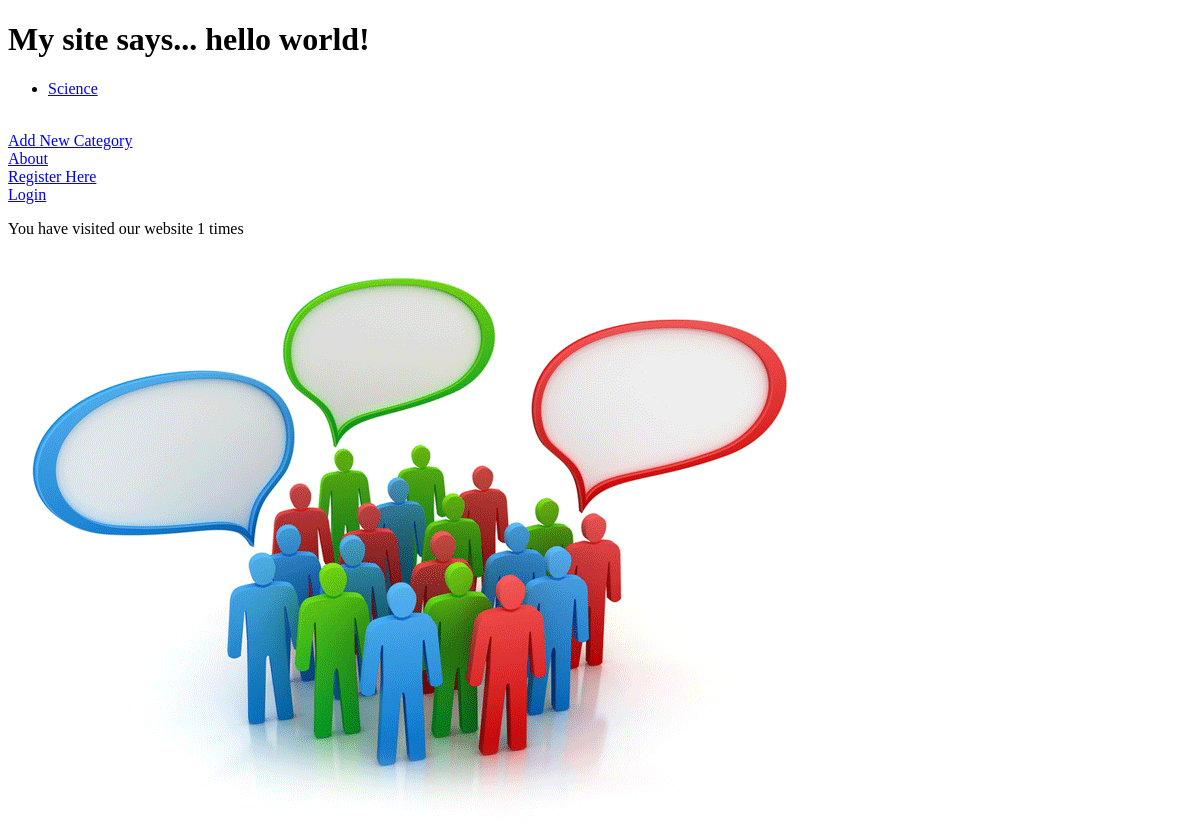
The page /polls/ on the database as committed earlier.
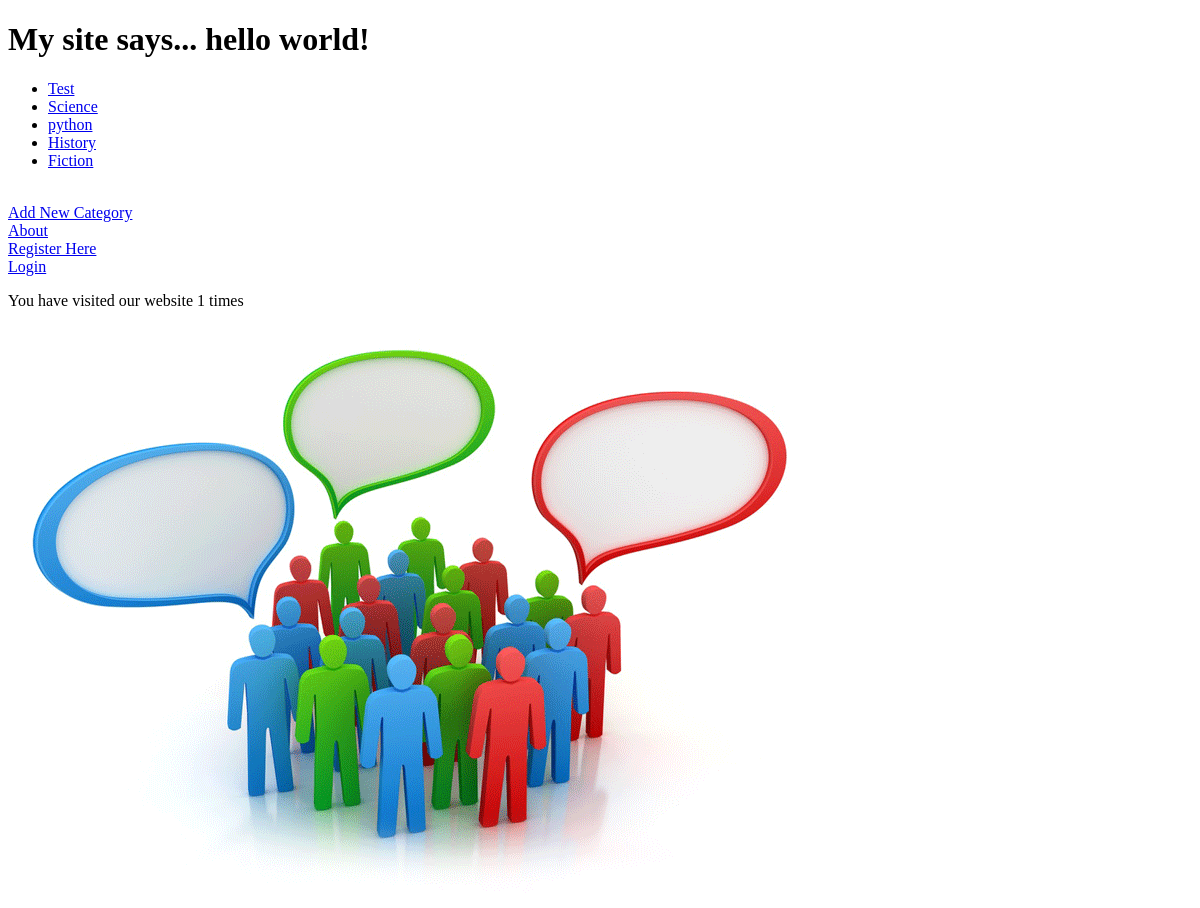
The same page on the database as committed later.
### polls/models.py (models this page shows, shortened)
class Category(models.Model):
    name = models.CharField(max_length=128, unique=True)
    slug = models.SlugField(unique=True)

### polls/views.py (the view)
def index(request):
    category_list = Category.objects.order_by('-slug')[:5]
    context_dict = {'categories': category_list}
    visits = request.session.get('visits')
    if not visits:
        visits = 1
    reset_last_visit_time = False
    last_visit = request.session.get('last_visit')
    if last_visit:
        last_visit_time = datetime.strptime(last_visit[:-7], "%Y-%m-%d %H:%M:%S")
        if (datetime.now() - last_visit_time).seconds > 0:
            visits = visits + 1
            reset_last_visit_time = True
    else:
        reset_last_visit_time = True
    if reset_last_visit_time:
        request.session['last_visit'] = str(datetime.now())
        request.session['visits']  = visits
    context_dict['visits'] = visits
    return render(request, 'polls/index.html', context_dict)

### templates/polls/index.html (shortened to what this page needs)
<!DOCTYPE html>
{% load staticfiles %}
<html>
      <head>
      </head>
      <body>
        {% if user.is_authenticated %}
         <h1>My site  says... hello {{ user.username }}!</h1>
        {% else %}
        <h1>My site says... hello world!</h1>
        {% endif %}
        {% if categories %}
            <ul>
                {% for category in categories %}
                <li><a href="/polls/category/{{ category.slug }}">{{ category.name }}</a></li>
                {% endfor %}
            </ul>
       {% else %}
            <strong>There are no categories present.</strong>
       {% endif %}
         <br/>
         <a href="{% url 'add_category'%}" >Add New Category</a> <br/>
         <a href = '/polls/about'> About </a> <br/>
         <a href = "/polls/register/">Register Here</a> <br/>
         <a href="/polls/login/">Login</a> <br/>
         <p> You have visited our website {{visits}} times</p>
        <img src="{% static "images/Polling.gif" %}" alt = "Polling Picture"/>
      </body>
</html>

Rows that differ between the two databases and show on the page:
added Category: name "Test"
added Category: name "python"
added Category: name "History"
added Category: name "Fiction"
